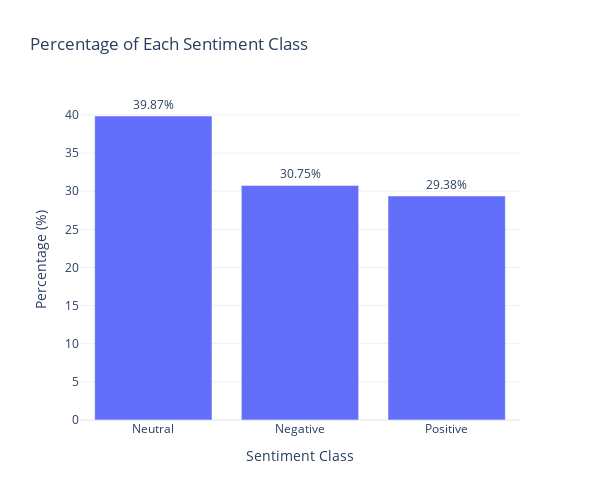

Notebook source saved alongside this figure:
### Code cell
import plotly.express as px
import plotly.io as pio
pio.templates.default = "plotly_white"

# Calculate the percentage of each sentiment class
sentiment_percentage = df['sentiment_category'].value_counts(normalize=True) * 100

# Convert the calculated percentages into DataFrame for plotting
percentage_df = pd.DataFrame({'Sentiment': sentiment_percentage.index, 'Percentage': sentiment_percentage.values})

# Plot the bar plot with percentages visible
fig = px.bar(percentage_df, x='Sentiment', y='Percentage', text='Percentage',
             title="Percentage of Each Sentiment Class", labels={'Sentiment': 'Sentiment Class', 'Percentage': 'Percentage (%)'})
fig.update_traces(texttemplate='%{text:.2f}%', textposition='outside')
fig.update_layout(width=600, height=500)
fig.show()

### Figure 1 — Plotly figure (JSON) as saved in the notebook; plotly's stock layout.template omitted (floating-point values rounded to 4 significant figures)
{"data": [{"alignmentgroup": "True", "hovertemplate": "Sentiment Class=%{x}<br>Percentage (%)=%{text}<extra></extra>", "legendgroup": "", "marker": {"color": "#636efa", "pattern": {"shape": ""}}, "name": "", "offsetgroup": "", "orientation": "v", "showlegend": false, "text": [39.87, 30.75, 29.38], "textposition": "outside", "texttemplate": "%{text:.2f}%", "type": "bar", "x": ["Neutral", "Negative", "Positive"], "xaxis": "x", "y": [39.87, 30.75, 29.38], "yaxis": "y"}], "layout": {"barmode": "relative", "height": 500, "legend": {"tracegroupgap": 0}, "title": {"text": "Percentage of Each Sentiment Class"}, "width": 600, "xaxis": {"anchor": "y", "domain": [0, 1], "title": {"text": "Sentiment Class"}}, "yaxis": {"anchor": "x", "domain": [0, 1], "title": {"text": "Percentage (%)"}}}}
